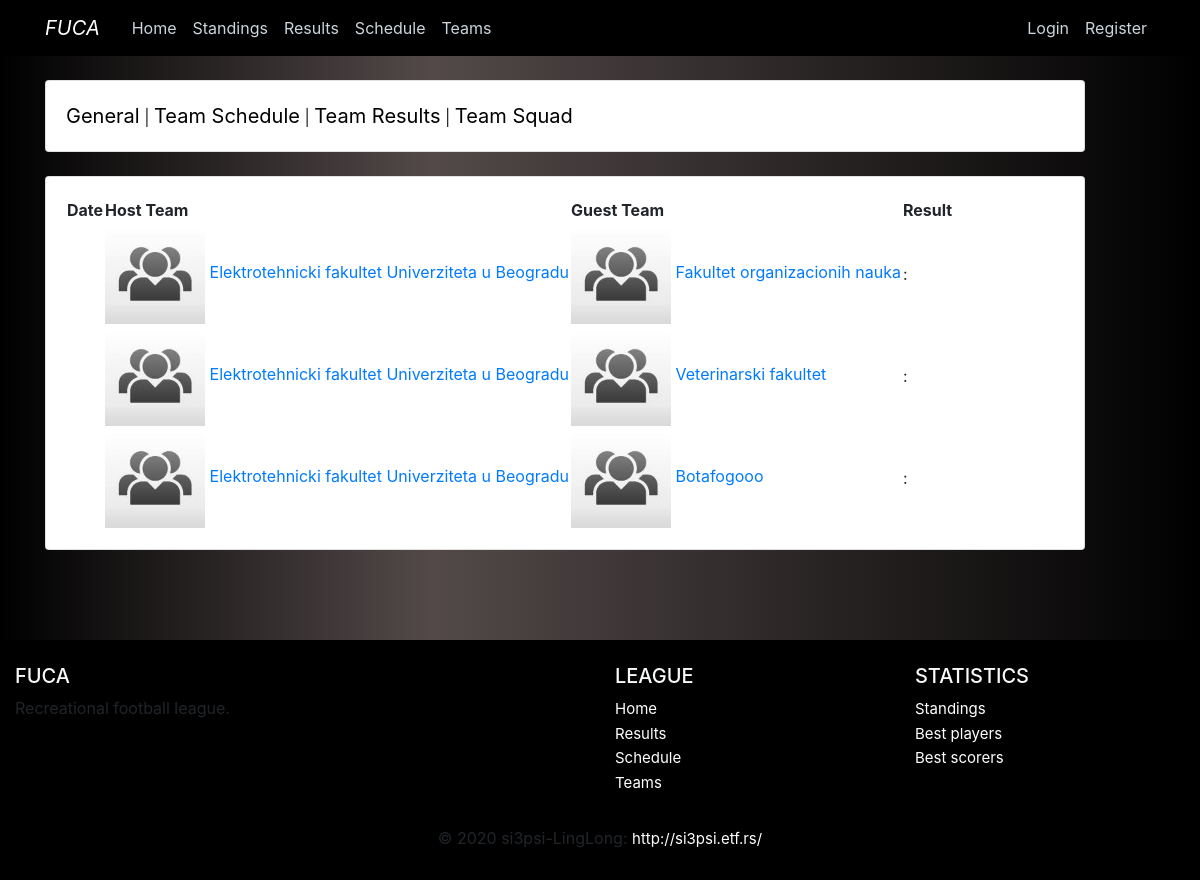
The app's page /teams/results/1, older data.
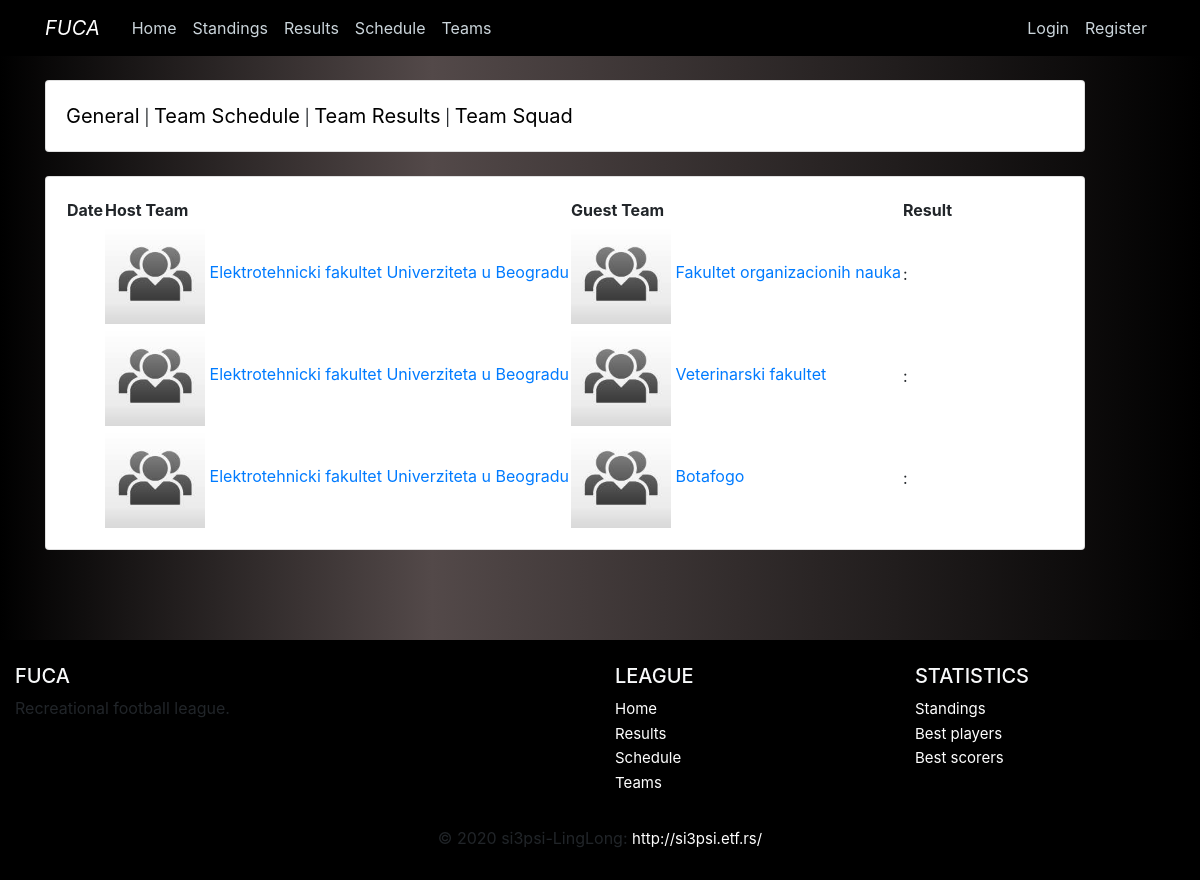
The same page, newer data.
### fuca/models.py (models this page shows, shortened)
class Match(db.Model):
    __tablename__ = 'match'
    id                      = db.Column(db.Integer, primary_key=True)
    date_time               = db.Column(db.DateTime, nullable=False)
    host_team_goals         = db.Column(db.Integer, default=0)
    host_team_yellow        = db.Column(db.Integer, default=0)
    host_team_red           = db.Column(db.Integer, default=0)
    host_team_shots         = db.Column(db.Integer, default=0)
    guest_team_goals        = db.Column(db.Integer, default=0)
    guest_team_yellow       = db.Column(db.Integer, default=0)
    guest_team_red          = db.Column(db.Integer, default=0)
    guest_team_shots        = db.Column(db.Integer, default=0)
    host_team_id     = db.Column(db.Integer, db.ForeignKey('team.id'), nullable=False)
    guest_team_id    = db.Column(db.Integer, db.ForeignKey('team.id'), nullable=False)
    statistics  = db.relationship('Statistics', backref='match', lazy=True)

class Team(db.Model):
    __tablename__ = 'team'
    id          = db.Column(db.Integer,     primary_key=True)
    name        = db.Column(db.String(100), nullable=False, unique=True)
    matches     = db.Column(db.Integer,     nullable=False, default=0)
    wins        = db.Column(db.Integer,     nullable=False, default=0)
    losses      = db.Column(db.Integer,     nullable=False, default=0)
    draws       = db.Column(db.Integer,     nullable=False, default=0)
    goal_diff   = db.Column(db.Integer,     nullable=False, default=0)
    logo_image  = db.Column(db.String(20),  nullable=False, default='default.jpg')
    captain_id  = db.Column(db.Integer, db.ForeignKey('player.id'))
    host_matches    = db.relationship('Match',  backref='host_team',    lazy=True,  foreign_keys=Match.host_team_id)
    guest_matches   = db.relationship('Match',  backref='guest_team',   lazy=True,  foreign_keys=Match.guest_team_id)
    players         = db.relationship('Player', backref='team',         lazy=True,  foreign_keys=Player.team_id)

### fuca/teams/routes.py (the view)
@teams.route("/results/<int:id>")
def teamresults(id):
    Team.query.get_or_404(id)
    results = Match.query.filter(Match.date_time <= datetime.now()).filter(Match.guest_team_id == id).all() +\
        Match.query.filter(Match.date_time <= datetime.now()).filter(Match.host_team_id == id).all()
    for result in results:
        result.host_team_logo = url_for('static', filename='images/teams/{}'.format(result.host_team.logo_image))
        result.guest_team_logo = url_for('static', filename='images/teams/{}'.format(result.guest_team.logo_image))
    return render_template('team/team-results.html', results=results, id=id, title='Team Results')

### fuca/templates/team/team-results.html
{% extends 'team/team-layout.html' %}
{% block team_content %}
    <table>
    <thead>
        <th>Date</th>
        <th>Host Team</th>
        <th>Guest Team</th>
        <th>Result</th>
    </thead>
    {% for result in results %}
        <tr>
            <td>{{ result.date }}</td>
            <td style="white-space:nowrap">
                <a href="{{ url_for('teams.team', id=result.host_team_id)}}">
                    <img src="{{ result.host_team_logo }}" width="100" width="100">
                    {{ result.host_team.name }}
                </a>
            </td>
            <td style="white-space:nowrap">
                <a href="{{ url_for('teams.team', id=result.guest_team_id)}}" width="100">
                    <img src="{{ result.guest_team_logo }}" width="100">
                    {{ result.guest_team.name }}
                </a>
            </td>
            <td>{{ result.team1_goals }} : {{ result.team2_goals }}</td>
        </tr>
    {% endfor %}
    </table>
{% endblock team_content %}

Row changes from the older to the newer data that the page shows:
changed through a linked row, Match: guest_team.name "Botafogooo" → "Botafogo"
